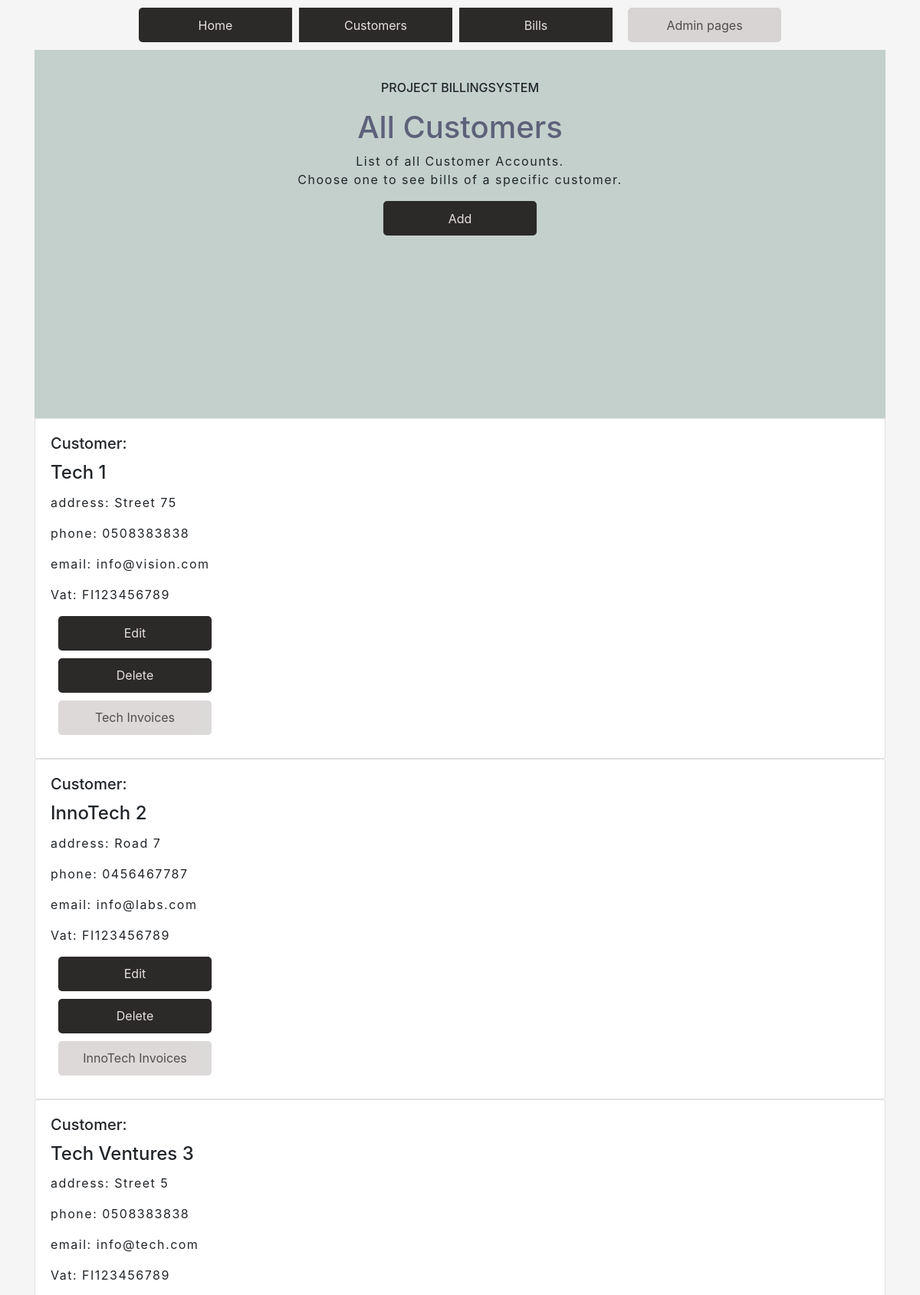
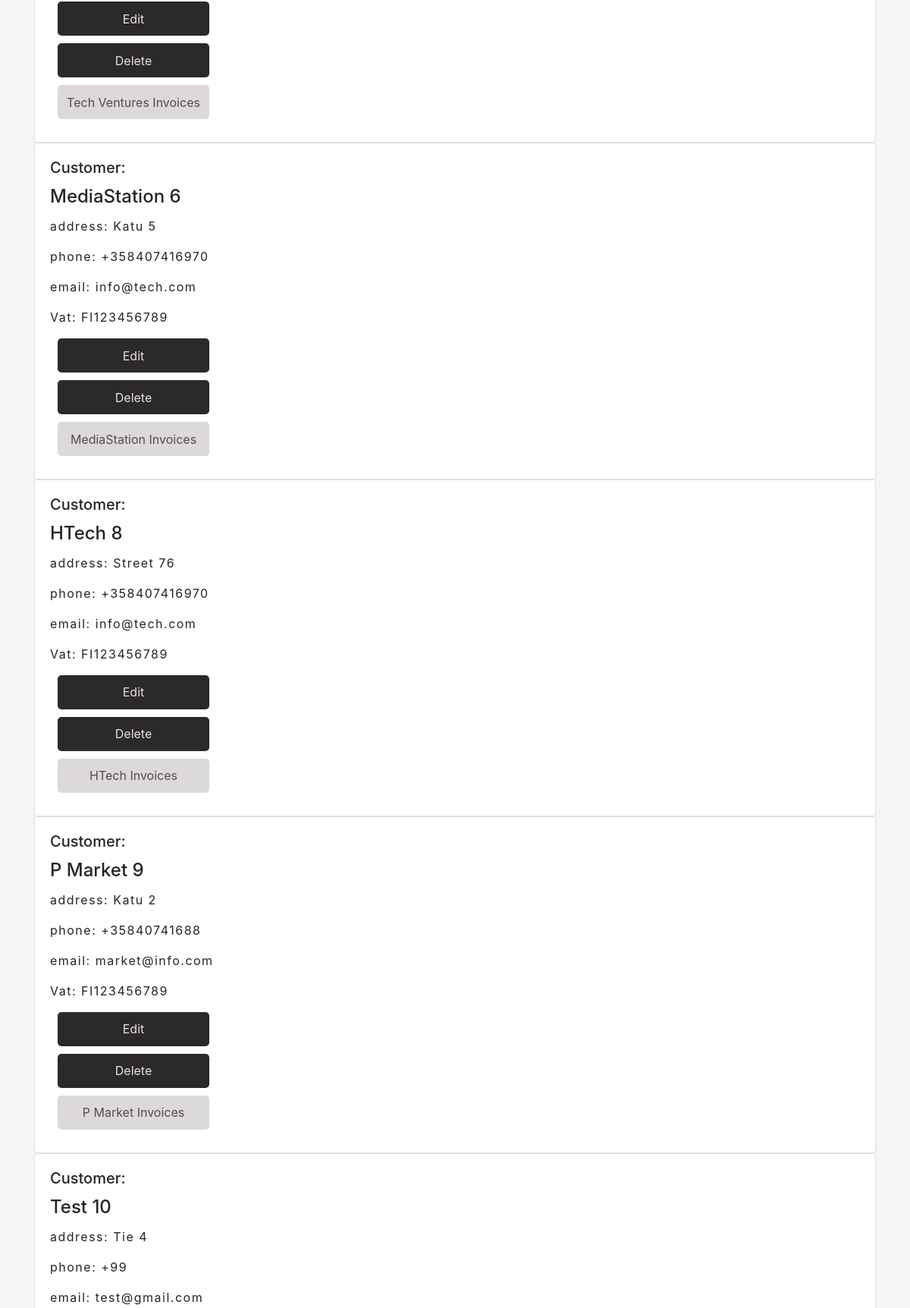
/customerlist/ (upper part), run on the app's committed database (2 pictures, top to bottom).
### app/models.py (models this page shows, shortened)
class CustomerAccount(models.Model):
    name = models.CharField(max_length = 50, default=None)
    address = models.CharField(max_length = 50, default=None)
    phone = models.CharField(max_length = 50, default=None)
    mail = models.CharField(max_length = 50, default=None)
    vat = models.CharField(max_length = 20, default=None)
    account = models.ForeignKey(Account, on_delete =models.PROTECT)

### app/views.py (the view)
# urls.py: path('customerlist/', customerlistview, name="customers"),
def customerlistview(request):
    customerlist = CustomerAccount.objects.all()
    accountlist = Account.objects.all()
    context = {'customers': customerlist, 'accounts': accountlist}
    return render (request,"customerlist.html",context )

### app/templates/customerlist.html
{% extends 'index.html' %}
{%load static%}
{% block content %}
<section id="main">
    <div class="main-text">
    <h6>Project Billingsystem</h6>
    <h1>All Customers</h1>
    <p>List of all Customer Accounts. <br>
        Choose one to see bills of a specific customer.</p>
    <center>
        <a class="btn" href="/add-customer">Add</a>
    </center>
    </div>
    </section>
    {% for c in customers %}
    <div class="customerList">
    <div class="card" style="width: 100%;">
    <div class="card-body">
        <h5 class="card-title">Customer:</h5>
        <h4 class="card-title">{{c.name}} {{c.id}}</h4>
        <p class="card-text">address: {{c.address}} </p>
        <p class="card-text">phone: {{c.phone}} </p>
        <p class="card-text">email: {{c.mail}} </p>
        <p class="card-text">Vat: {{c.vat}} </p>
        <a href="/edit-customer-get/{{c.id}}/"class="btn" >Edit</a>
        <a href="/confirm-delete-customer/{{c.id}}/" class="btn" >Delete</a>
        <a href="/invoices-by-customer/{{c.id}}/" class="btn-ghost" >{{c.name}} Invoices</a>
    </div>
</div>
</div>
{%endfor%}
{% endblock %}

### app/static/style.css (style rules this page uses)
body { background-color: whitesmoke; margin: 0; padding: 0; height: 150vh; }
h1 { color: rgb(94, 97, 121); }
p { letter-spacing: 1.5px; }
h6 { text-transform: uppercase; padding-bottom: 10px; }

### app/static/customers.css (style rules this page uses)
* { margin: 0; padding: 0; box-sizing: border-box; }
body { background-color: whitesmoke; margin: 0; padding: 0; height: 150vh; }
#main { width: 100%; height: 60vh; background-color: rgb(195, 208, 204); text-align: center; justify-content: center; display: flex; }
.main-text { position: absolute; width: 50%; padding: 20px; margin: 20px; }
h1 { color: rgb(94, 97, 121); }
p { letter-spacing: 1.5px; }
h6 { text-transform: uppercase; padding-bottom: 10px; }
.btn { width: 200px; height: 45px; display: flex; justify-content: center; align-items: center; background-color: #2c2929; border-radius: 5px; color:#e7e0e0; margin: 10px; z-index: 5; cursor: pointer; }
.btn-ghost { width: 200px; height: 45px; display: flex; justify-content: center; align-items: center; background-color: #c0babaaf; opacity: 0.8; border-radius: 5px; color:#242222; margin: 10px; z-index: 5; cursor: pointer; }

### data on the page
CustomerAccount: name "Tech", id "1", address "Street 75", phone "0508383838", mail "info@vision.com", vat "FI123456789"
CustomerAccount: name "InnoTech", id "2", address "Road 7", phone "0456467787", mail "info@labs.com", vat "FI123456789"
CustomerAccount: name "Tech Ventures", id "3", address "Street 5", phone "0508383838", mail "info@tech.com", vat "FI123456789"
CustomerAccount: name "MediaStation", id "6", address "Katu 5", phone "+358407416970", mail "info@tech.com", vat "FI123456789"
CustomerAccount: name "HTech", id "8", address "Street 76", phone "+358407416970", mail "info@tech.com", vat "FI123456789"
CustomerAccount: name "P Market", id "9", address "Katu 2", phone "+35840741688", mail "market@info.com", vat "FI123456789"
CustomerAccount: name "Test", id "10", address "Tie 4", phone "+99", mail "test@gmail.com"
